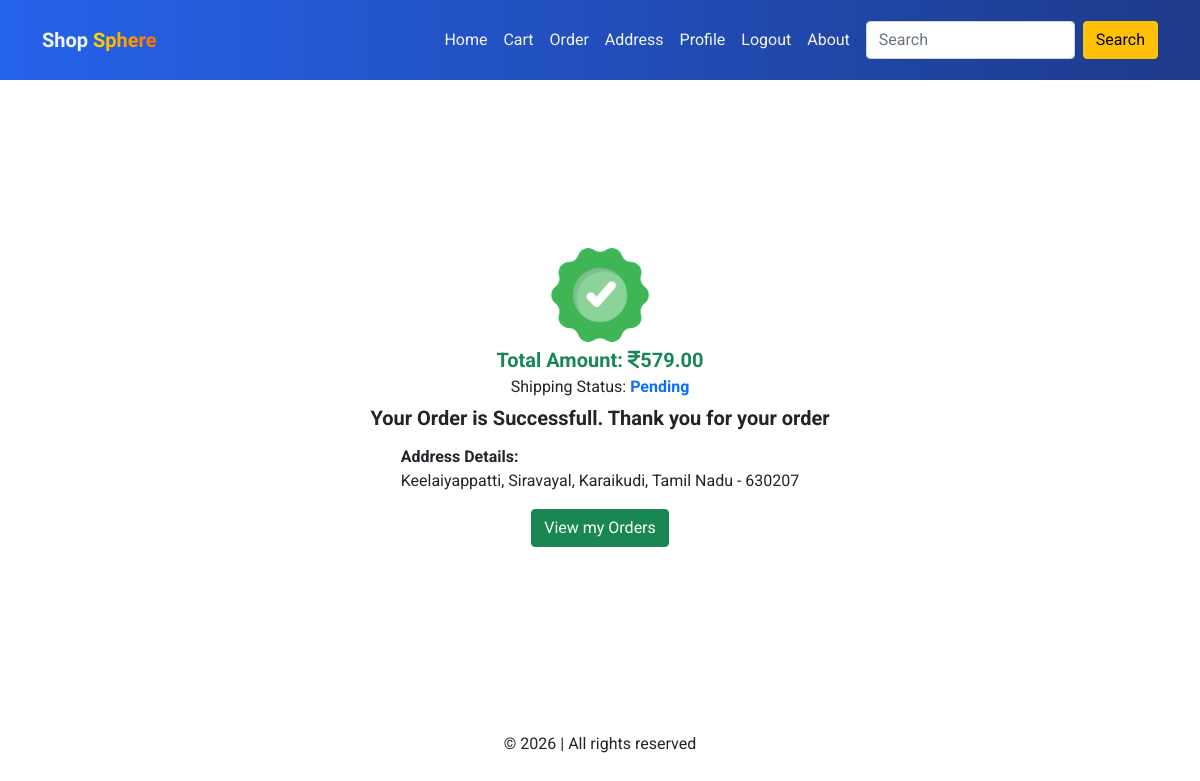
The page /order/ordersuccess/14 (signed in) on the database its author committed.
### order/models.py (models this page shows)
class OrderModel(models.Model):
    Status_Choices=(
        ('Pending','Pending'),
        ('Confirmed','Confirmed'),
        ('Shipped','Shipped'),
        ('Delivered','Delivered'),
        ('Cancelled','Cancelled')
    )
    user=models.ForeignKey(User,on_delete=models.CASCADE)
    address=models.ForeignKey(AddressModel,on_delete=models.CASCADE)
    total_amt=models.DecimalField(max_digits=10,decimal_places=2)
    status=models.CharField(max_length=50,choices=Status_Choices,default='Pending')
    created_at=models.DateTimeField(auto_now_add=True)

class AddressModel(models.Model):
    host=models.ForeignKey(User,on_delete=models.CASCADE)
    full_name = models.CharField(max_length=100)
    phone_no =models.CharField(max_length=13)
    email=models.EmailField()
    address = models.CharField(max_length=50)
    city = models.CharField(max_length=50)
    state = models.CharField(max_length=50)
    pinCode=models.CharField(max_length=6)
    is_default = models.BooleanField(default=False)
    created_at = models.DateTimeField(auto_now_add=True)

### order/views.py (the view)
# urls.py: path('ordersuccess/<int:id>',ordersuccess,name='ordersuccess'),
@login_required(login_url='login_')
def ordersuccess(request,id):
    order=OrderModel.objects.get(id=id)
    return render(request,'success.html',{'order':order})

### order/templates/success.html (shortened to what this page needs)
{% extends 'main.html' %}
{% load static %}
{% block title %}
    <link rel="stylesheet" href="{% static 'styles/success.css' %}">
{% endblock %}
{% block content %}
    <div class="container successpage">
        <img src="{% static 'images/success.png' %}" alt="">
        <div class="text-success fw-bold fs-5">Total Amount: <i class="fa-solid fa-indian-rupee-sign"></i>{{order.total_amt}}</div>
        <div>Shipping Status: <span class="text-primary fw-bold">{{order.status}}</span></div>
        <div class="my-1 fw-bold fs-5">Your Order is Successfull.  Thank you for your order</div>
        <div class="addr-group my-2">
            <div class="fw-bold">Address Details:</div>
            <div>{{order.address.address}}, {{order.address.city}}, {{order.address.state}} - {{order.address.pinCode}}</div>
        </div>
        <a href="{% url 'orders' %}" class="btn btn-success my-2">View my Orders</a>
    </div>
{% endblock %}

### static/styles/mainStyle.css (style rules this page uses)
* { margin: 0; padding: 0; box-sizing: border-box; font-family: "Roboto", sans-serif; font-optical-sizing: auto; font-weight: normal; font-style: normal; transition: 0.3s; }

### rows shown on the page
OrderModel: total_amt "579.00", status "Pending", address.address "Keelaiyappatti, Siravayal", address.city "Karaikudi", address.state "Tamil Nadu", address.pinCode "630207"
